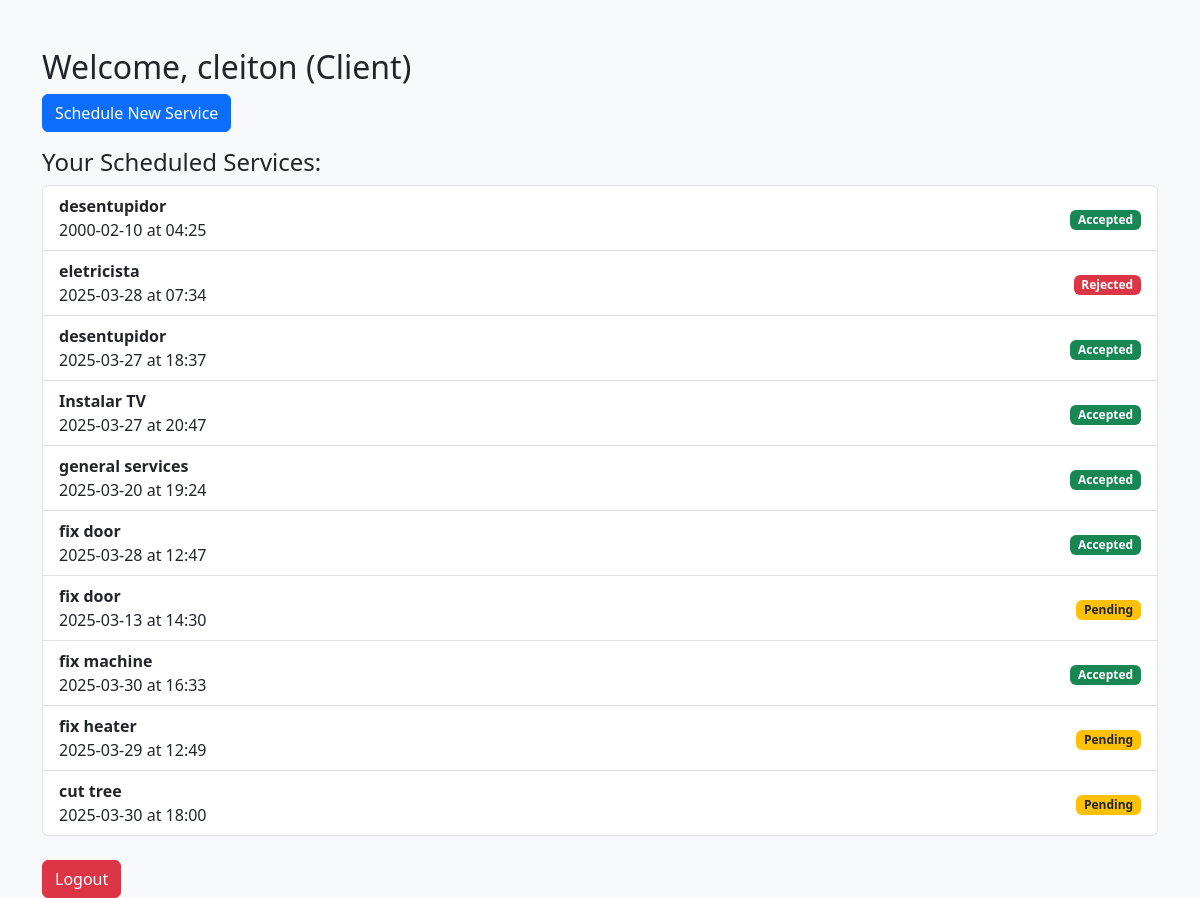
The page /dashboard_client (signed in) on the database its author committed.
### app/models.py (models this page shows)
class User(UserMixin, db.Model):
    __tablename__ = 'users'
    id = db.Column(db.Integer, primary_key=True)
    username = db.Column(db.String(100), nullable=False)
    email = db.Column(db.String(120), unique=True, nullable=False)
    password = db.Column(db.String(200), nullable=False)
    role = db.Column(db.String(50), nullable=False)  # Client, Professional, Admin
    is_active = db.Column(db.Boolean, default=True)
    services = db.relationship('Service', backref='client', lazy=True)
    notifications = db.relationship('Notification', backref='user', lazy=True)
    address = db.Column(db.String(255), nullable=True)
    latitude = db.Column(db.Float, nullable=True)
    longitude = db.Column(db.Float, nullable=True)

class Service(db.Model):
    __tablename__ = 'services'
    id = db.Column(db.Integer, primary_key=True)
    description = db.Column(db.String(200), nullable=False)
    date = db.Column(db.String(20), nullable=False)
    time = db.Column(db.String(10), nullable=False)
    status = db.Column(db.String(20), default='Pending')  # Pending, Accepted, Rejected
    client_id = db.Column(db.Integer, db.ForeignKey('users.id'), nullable=False)
    address = db.Column(db.String(255), nullable=True)

### app/routes.py (the view)
@main.route('/dashboard_client')
@login_required
def dashboard_client():
    if current_user.role != 'Client':
        return redirect(url_for('main.login'))
    services = Service.query.filter_by(client_id=current_user.id).all()
    return render_template('dashboard_client.html', user=current_user, services=services)

### app/__init__.py (called while the page is built)
def create_app():
    app = Flask(__name__)
    app.config['SECRET_KEY'] = 'segredo123'
    app.config['SQLALCHEMY_DATABASE_URI'] = 'sqlite:///database.db'
    app.config['SQLALCHEMY_TRACK_MODIFICATIONS'] = False
    db.init_app(app)
    login_manager.init_app(app)
    login_manager.login_view = 'main.login'
    from .models import User
    @login_manager.user_loader
    def load_user(user_id):
        return User.query.get(int(user_id))
    from . import models
    from .routes import main as main_blueprint
    app.register_blueprint(main_blueprint)
    with app.app_context():
        db.create_all()
    return app

### app/templates/dashboard_client.html
{% extends 'base.html' %}
{% block content %}
<h2>Welcome, {{ user.username }} (Client)</h2>
<a href="{{ url_for('main.schedule_service') }}" class="btn btn-primary mb-3">Schedule New Service</a>
{% if services %}
    <h4>Your Scheduled Services:</h4>
    <ul class="list-group">
        {% for service in services %}
        <li class="list-group-item d-flex justify-content-between align-items-center">
            <div>
                <strong>{{ service.description }}</strong><br>
                {{ service.date }} at {{ service.time }}
            </div>
            <div>
                {% if service.status == 'Accepted' %}
                    <span class="badge bg-success">Accepted</span>
                {% elif service.status == 'Rejected' %}
                    <span class="badge bg-danger">Rejected</span>
                {% else %}
                    <span class="badge bg-warning text-dark">Pending</span>
                {% endif %}
            </div>
        </li>
        {% endfor %}
    </ul>
{% else %}
    <p>You have no services scheduled.</p>
{% endif %}
<a href="{{ url_for('main.logout') }}" class="btn btn-danger mt-4">Logout</a>
{% endblock %}

### app/templates/base.html (shortened to what this page needs)
<!DOCTYPE html>
<html lang="pt-br">
<head>
    <link href="https://cdn.jsdelivr.net/npm/bootstrap@5.3.0/dist/css/bootstrap.min.css" rel="stylesheet">
</head>
<body class="bg-light">
    <div class="container mt-5">
        {% block content %}{% endblock %}
    </div>
</body>
</html>

### rows shown on the page
User: username "cleiton"
Service: description "desentupidor", date "2000-02-10", time "04:25", status "Accepted"
Service: description "eletricista", date "2025-03-28", time "07:34", status "Rejected"
Service: description "desentupidor", date "2025-03-27", time "18:37", status "Accepted"
Service: description "Instalar TV", date "2025-03-27", time "20:47", status "Accepted"
Service: description "general services", date "2025-03-20", time "19:24", status "Accepted"
Service: description "fix door", date "2025-03-28", time "12:47", status "Accepted"
Service: description "fix door", date "2025-03-13", time "14:30", status "Pending"
Service: description "fix machine", date "2025-03-30", time "16:33", status "Accepted"
Service: description "fix heater", date "2025-03-29", time "12:49", status "Pending"
Service: description "cut tree", date "2025-03-30", time "18:00", status "Pending"
